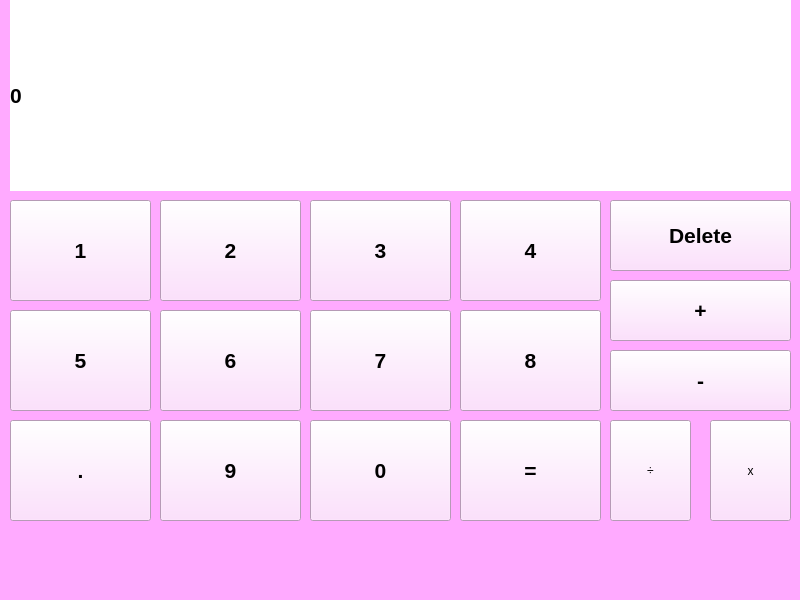
<?xml version="1.0" encoding="UTF-8"?>
<ui version="4.0">
 <class>MainWindow</class>
 <widget class="QMainWindow" name="MainWindow">
  <property name="geometry">
   <rect>
    <x>0</x>
    <y>0</y>
    <width>800</width>
    <height>600</height>
   </rect>
  </property>
  <property name="windowTitle">
   <string>MainWindow</string>
  </property>
  <property name="styleSheet">
   <string notr="true">background-color: rgb(255, 170, 255);</string>
  </property>
  <widget class="QWidget" name="centralwidget">
   <widget class="QLabel" name="screen1">
    <property name="geometry">
     <rect>
      <x>10</x>
      <y>0</y>
      <width>781</width>
      <height>191</height>
     </rect>
    </property>
    <property name="font">
     <font>
      <pointsize>11</pointsize>
      <weight>75</weight>
      <bold>true</bold>
     </font>
    </property>
    <property name="toolTipDuration">
     <number>-1</number>
    </property>
    <property name="styleSheet">
     <string notr="true">background-color: rgb(255, 255, 255);</string>
    </property>
    <property name="midLineWidth">
     <number>20</number>
    </property>
    <property name="text">
     <string>&lt;html&gt;&lt;head/&gt;&lt;body&gt;&lt;p&gt;&lt;span style=&quot; font-size:16pt;&quot;&gt;0&lt;/span&gt;&lt;/p&gt;&lt;/body&gt;&lt;/html&gt;</string>
    </property>
    <property name="margin">
     <number>20</number>
    </property>
   </widget>
   <widget class="QPushButton" name="bth1">
    <property name="geometry">
     <rect>
      <x>10</x>
      <y>200</y>
      <width>141</width>
      <height>101</height>
     </rect>
    </property>
    <property name="font">
     <font>
      <pointsize>16</pointsize>
      <weight>75</weight>
      <bold>true</bold>
     </font>
    </property>
    <property name="styleSheet">
     <string notr="true">background-color: rgb(255, 215, 255);</string>
    </property>
    <property name="text">
     <string>1</string>
    </property>
   </widget>
   <widget class="QPushButton" name="bth2">
    <property name="geometry">
     <rect>
      <x>160</x>
      <y>200</y>
      <width>141</width>
      <height>101</height>
     </rect>
    </property>
    <property name="font">
     <font>
      <pointsize>16</pointsize>
      <weight>75</weight>
      <bold>true</bold>
     </font>
    </property>
    <property name="styleSheet">
     <string notr="true">background-color: rgb(255, 215, 255);</string>
    </property>
    <property name="text">
     <string>2</string>
    </property>
   </widget>
   <widget class="QPushButton" name="bth3">
    <property name="geometry">
     <rect>
      <x>310</x>
      <y>200</y>
      <width>141</width>
      <height>101</height>
     </rect>
    </property>
    <property name="font">
     <font>
      <pointsize>16</pointsize>
      <weight>75</weight>
      <bold>true</bold>
     </font>
    </property>
    <property name="styleSheet">
     <string notr="true">background-color: rgb(255, 215, 255);</string>
    </property>
    <property name="text">
     <string>3</string>
    </property>
   </widget>
   <widget class="QPushButton" name="bth4">
    <property name="geometry">
     <rect>
      <x>460</x>
      <y>200</y>
      <width>141</width>
      <height>101</height>
     </rect>
    </property>
    <property name="font">
     <font>
      <pointsize>16</pointsize>
      <weight>75</weight>
      <bold>true</bold>
     </font>
    </property>
    <property name="styleSheet">
     <string notr="true">background-color: rgb(255, 215, 255);</string>
    </property>
    <property name="text">
     <string>4</string>
    </property>
   </widget>
   <widget class="QPushButton" name="bth5">
    <property name="geometry">
     <rect>
      <x>10</x>
      <y>310</y>
      <width>141</width>
      <height>101</height>
     </rect>
    </property>
    <property name="font">
     <font>
      <pointsize>16</pointsize>
      <weight>75</weight>
      <bold>true</bold>
     </font>
    </property>
    <property name="styleSheet">
     <string notr="true">background-color: rgb(255, 215, 255);</string>
    </property>
    <property name="text">
     <string>5</string>
    </property>
   </widget>
   <widget class="QPushButton" name="bth6">
    <property name="geometry">
     <rect>
      <x>160</x>
      <y>310</y>
      <width>141</width>
      <height>101</height>
     </rect>
    </property>
    <property name="font">
     <font>
      <pointsize>16</pointsize>
      <weight>75</weight>
      <bold>true</bold>
     </font>
    </property>
    <property name="styleSheet">
     <string notr="true">background-color: rgb(255, 215, 255);</string>
    </property>
    <property name="text">
     <string>6</string>
    </property>
   </widget>
   <widget class="QPushButton" name="bth7">
    <property name="geometry">
     <rect>
      <x>310</x>
      <y>310</y>
      <width>141</width>
      <height>101</height>
     </rect>
    </property>
    <property name="font">
     <font>
      <pointsize>16</pointsize>
      <weight>75</weight>
      <bold>true</bold>
     </font>
    </property>
    <property name="styleSheet">
     <string notr="true">background-color: rgb(255, 215, 255);</string>
    </property>
    <property name="text">
     <string>7</string>
    </property>
   </widget>
   <widget class="QPushButton" name="bth8">
    <property name="geometry">
     <rect>
      <x>460</x>
      <y>310</y>
      <width>141</width>
      <height>101</height>
     </rect>
    </property>
    <property name="font">
     <font>
      <pointsize>16</pointsize>
      <weight>75</weight>
      <bold>true</bold>
     </font>
    </property>
    <property name="styleSheet">
     <string notr="true">background-color: rgb(255, 215, 255);</string>
    </property>
    <property name="text">
     <string>8</string>
    </property>
   </widget>
   <widget class="QPushButton" name="bthT">
    <property name="geometry">
     <rect>
      <x>10</x>
      <y>420</y>
      <width>141</width>
      <height>101</height>
     </rect>
    </property>
    <property name="font">
     <font>
      <pointsize>16</pointsize>
      <weight>75</weight>
      <bold>true</bold>
     </font>
    </property>
    <property name="styleSheet">
     <string notr="true">background-color: rgb(255, 215, 255);</string>
    </property>
    <property name="text">
     <string>.</string>
    </property>
   </widget>
   <widget class="QPushButton" name="bth9">
    <property name="geometry">
     <rect>
      <x>160</x>
      <y>420</y>
      <width>141</width>
      <height>101</height>
     </rect>
    </property>
    <property name="font">
     <font>
      <pointsize>16</pointsize>
      <weight>75</weight>
      <bold>true</bold>
     </font>
    </property>
    <property name="styleSheet">
     <string notr="true">background-color: rgb(255, 215, 255);</string>
    </property>
    <property name="text">
     <string>9</string>
    </property>
   </widget>
   <widget class="QPushButton" name="bth0">
    <property name="geometry">
     <rect>
      <x>310</x>
      <y>420</y>
      <width>141</width>
      <height>101</height>
     </rect>
    </property>
    <property name="font">
     <font>
      <pointsize>16</pointsize>
      <weight>75</weight>
      <bold>true</bold>
     </font>
    </property>
    <property name="styleSheet">
     <string notr="true">background-color: rgb(255, 215, 255);</string>
    </property>
    <property name="text">
     <string>0</string>
    </property>
   </widget>
   <widget class="QPushButton" name="bthR">
    <property name="geometry">
     <rect>
      <x>460</x>
      <y>420</y>
      <width>141</width>
      <height>101</height>
     </rect>
    </property>
    <property name="font">
     <font>
      <pointsize>16</pointsize>
      <weight>75</weight>
      <bold>true</bold>
     </font>
    </property>
    <property name="styleSheet">
     <string notr="true">background-color: rgb(255, 215, 255);</string>
    </property>
    <property name="text">
     <string>=</string>
    </property>
   </widget>
   <widget class="QPushButton" name="delete_2">
    <property name="geometry">
     <rect>
      <x>610</x>
      <y>200</y>
      <width>181</width>
      <height>71</height>
     </rect>
    </property>
    <property name="font">
     <font>
      <pointsize>16</pointsize>
      <weight>75</weight>
      <bold>true</bold>
     </font>
    </property>
    <property name="styleSheet">
     <string notr="true">background-color: rgb(255, 215, 255);</string>
    </property>
    <property name="text">
     <string>Delete</string>
    </property>
   </widget>
   <widget class="QPushButton" name="minus">
    <property name="geometry">
     <rect>
      <x>610</x>
      <y>350</y>
      <width>181</width>
      <height>61</height>
     </rect>
    </property>
    <property name="font">
     <font>
      <pointsize>16</pointsize>
      <weight>75</weight>
      <bold>true</bold>
     </font>
    </property>
    <property name="styleSheet">
     <string notr="true">background-color: rgb(255, 215, 255);</string>
    </property>
    <property name="text">
     <string>-</string>
    </property>
   </widget>
   <widget class="QPushButton" name="plus">
    <property name="geometry">
     <rect>
      <x>610</x>
      <y>280</y>
      <width>181</width>
      <height>61</height>
     </rect>
    </property>
    <property name="font">
     <font>
      <pointsize>16</pointsize>
      <weight>75</weight>
      <bold>true</bold>
     </font>
    </property>
    <property name="styleSheet">
     <string notr="true">background-color: rgb(255, 215, 255);</string>
    </property>
    <property name="text">
     <string>+</string>
    </property>
   </widget>
   <widget class="QPushButton" name="pushButton">
    <property name="geometry">
     <rect>
      <x>610</x>
      <y>420</y>
      <width>81</width>
      <height>101</height>
     </rect>
    </property>
    <property name="styleSheet">
     <string notr="true">font: 75 16pt &quot;MS Shell Dlg 2&quot;;
background-color: rgb(255, 215, 255);</string>
    </property>
    <property name="text">
     <string>÷</string>
    </property>
   </widget>
   <widget class="QPushButton" name="pushButton_2">
    <property name="geometry">
     <rect>
      <x>710</x>
      <y>420</y>
      <width>81</width>
      <height>101</height>
     </rect>
    </property>
    <property name="styleSheet">
     <string notr="true">font: 75 16pt &quot;MS Shell Dlg 2&quot;;
background-color: rgb(255, 215, 255);</string>
    </property>
    <property name="text">
     <string>х</string>
    </property>
   </widget>
  </widget>
  <widget class="QMenuBar" name="menubar">
   <property name="geometry">
    <rect>
     <x>0</x>
     <y>0</y>
     <width>800</width>
     <height>26</height>
    </rect>
   </property>
  </widget>
  <widget class="QStatusBar" name="statusbar">
   <property name="enabled">
    <bool>true</bool>
   </property>
  </widget>
 </widget>
 <resources/>
 <connections/>
</ui>
